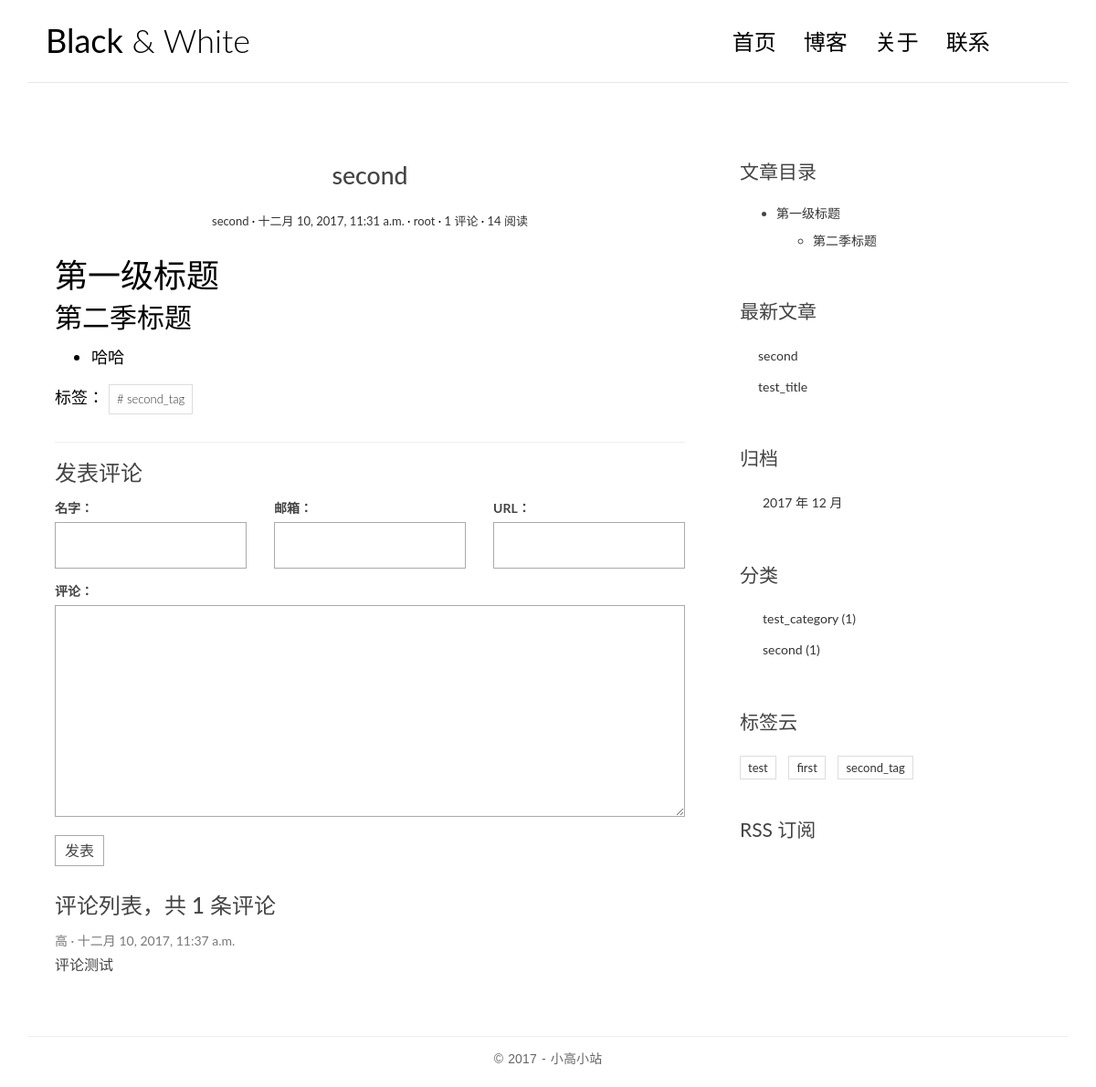
The app's page /post/2/ with its own data.
### blog/models.py (models this page shows, shortened)
@python_2_unicode_compatible
class Post(models.Model):
    title = models.CharField(max_length=70)
    body = models.TextField()
    created_time = models.DateTimeField()
    modified_time = models.DateTimeField()
    excerpt = models.CharField(max_length=200, blank=True)
    views = models.PositiveIntegerField(default=0)
    category = models.ForeignKey(Category, on_delete=models.CASCADE)
    tags = models.ManyToManyField(Tag, blank=True)
    author = models.ForeignKey(User, on_delete=models.CASCADE)
    def get_absolute_url(self):
        return reverse('blog:detail', kwargs={'pk': self.pk})
    class Meta:
        ordering = ['-created_time']
    def increase_views(self):
        self.views += 1
        self.save(update_fields=['views'])
    def save(self, *args, **kwargs):
        if not self.excerpt:
            md = markdown.Markdown(extensions=[
                'markdown.extensions.extra',
                'markdown.extensions.codehilite',
            ])
            self.excerpt = strip_tags(md.convert(self.body))[:54]
        super(Post, self).save(*args, **kwargs)

@python_2_unicode_compatible
class Category(models.Model):
    name = models.CharField(max_length=100)

@python_2_unicode_compatible
class Tag(models.Model):
    name = models.CharField(max_length=100)

### comments/models.py (models this page shows, shortened)
@python_2_unicode_compatible
class Comment(models.Model):
    name = models.CharField(max_length=100)
    email = models.EmailField(max_length=255)
    url = models.URLField(blank=True)
    text = models.TextField()
    created_time = models.DateTimeField(auto_now_add=True)
    post = models.ForeignKey('blog.Post', on_delete=models.CASCADE)

### blog/views.py (the view)
# urls.py: url(r'^post/(?P<pk>[0-9]+)/$', views.PostDetailView.as_view(), name='detail'),
class PostDetailView(DetailView):
    model = Post
    template_name = 'blog/detail.html'
    context_object_name = 'post'
    def get(self, request, *args, **kwargs):
        response = super(PostDetailView, self).get(request, *args, **kwargs)
        self.object.increase_views()
        return response
    def get_object(self, queryset=None):
        post = super(PostDetailView, self).get_object(queryset=None)
        md = markdown.Markdown(extensions=[
            'markdown.extensions.extra',
            'markdown.extensions.codehilite',
            TocExtension(slugify=slugify),
        ])
        post.body = md.convert(post.body)
        post.toc = md.toc
        return post
    def get_context_data(self, **kwargs):
        context = super(PostDetailView, self).get_context_data(**kwargs)
        form = CommentForm()
        comment_list = self.object.comment_set.all()
        context.update({
            'form': form,
            'comment_list': comment_list
        })
        return context

### comments/forms.py
class CommentForm(forms.ModelForm):
    class Meta:
        model = Comment
        fields = ['name', 'email', 'url', 'text']

### blog/templatetags/blog_tags.py (called while the page is built)
@register.simple_tag
def get_recent_posts(num=5):
    return Post.objects.all()[:num]

@register.simple_tag
def archives():
    return Post.objects.dates('created_time', 'month', order='DESC')

@register.simple_tag
def get_categories():
    return Category.objects.annotate(num_posts=Count('post')).filter(num_posts__gt=0)

@register.simple_tag
def get_tags():
    return Tag.objects.annotate(num_posts=Count('post')).filter(num_posts__gt=0)

### templates/blog/detail.html (shortened to what this page needs)
{% extends 'base.html' %}
{% block main %}
    <article class="post post-{{ post.pk }}">
        <header class="entry-header">
            <h1 class="entry-title">{{ post.title }}</h1>
            <div class="entry-meta">
                <span class="post-category">
                    <a href="{% url 'blog:category' post.category.pk %}">{{ post.category.name }}</a></span>
                <span class="post-date"><a href="#"><time class="entry-date"
                                                          datetime="{{ post.created_time }}">{{ post.created_time }}</time></a></span>
                <span class="post-author"><a href="#">{{ post.author }}</a></span>
                <span class="comments-link">
                    <a href="{{ post.get_absolute_url }}#comment-area">{{ post.comment_set.count }} 评论</a></span>
                <span class="views-count"><a href="#">{{ post.views }} 阅读</a></span>
            </div>
        </header>
        <div class="entry-content clearfix">
            {{ post.body|safe }}
            <div class="widget-tag-cloud">
                <ul>
                    标签：
                    {% for tag in post.tags.all %}
                        <li><a href="{% url 'blog:tag' tag.pk %}"># {{ tag.name }}</a></li>
                    {% endfor %}
                </ul>
            </div>
        </div>
    </article>
    <section class="comment-area" id="comment-area">
        <hr>
        <h3>发表评论</h3>
        <form action="{% url 'comments:post_comment' post.pk %}" method="post" class="comment-form">
            <div class="row">
                <div class="col-md-4">
                    <label for="{{ form.name.id_for_label }}">名字：</label>
                    {{ form.name }}
                </div>
                <div class="col-md-4">
                    <label for="{{ form.email.id_for_label }}">邮箱：</label>
                    {{ form.email }}
                </div>
                <div class="col-md-4">
                    <label for="{{ form.url.id_for_label }}">URL：</label>
                    {{ form.url }}
                </div>
                <div class="col-md-12">
                    <label for="{{ form.text.id_for_label }}">评论：</label>
                    {{ form.text }}
                    <button type="submit" class="comment-btn">发表</button>
                </div>
            </div>
        </form>
        <div class="comment-list-panel">
            <h3>评论列表，共 <span>{{ post.comment_set.count }}</span> 条评论</h3>
            <ul class="comment-list list-unstyled">
                {% for comment in comment_list %}
                    <li class="comment-item">
                        <span class="nickname">{{ comment.name }}</span>
                        <time class="submit-date"
                              datetime="{{ comment.created_time }}">{{ comment.created_time }}</time>
                        <div class="text">
                            {{ comment.text }}
                        </div>
                    </li>
                {% empty %}
                    暂无评论
                {% endfor %}
            </ul>
        </div>
    </section>
{% endblock main %}
{% block toc %}
    <div class="widget widget-content">
        <h3 class="widget-title">文章目录</h3>
        {{ post.toc|safe }}
    </div>
{% endblock toc %}

### templates/base.html (shortened to what this page needs)
{% load staticfiles %}
{% load blog_tags %}
<!DOCTYPE html>
<html>
<head>
    <link rel="stylesheet" href="http://code.ionicframework.com/ionicons/2.0.1/css/ionicons.min.css">
    <link rel="stylesheet" href="{% static 'blog/css/bootstrap.min.css' %}">
    <link rel="stylesheet" href="{% static 'blog/css/pace.css' %}">
    <link rel="stylesheet" href="{% static 'blog/css/custom.css' %}">
    <link rel="stylesheet" href="{% static 'blog/css/highlights/github.css' %}">
</head>
<body>
<div class="container">
    <header id="site-header">
        <div class="row">
            <div class="col-md-4 col-sm-5 col-xs-8">
                <div class="logo">
                    <h1><a href="{% url 'blog:index' %}"><b>Black</b> &amp; White</a></h1>
                </div>
            </div>
            <div class="col-md-8 col-sm-7 col-xs-4">
                <nav class="main-nav" role="navigation">
                    <div class="collapse navbar-collapse" id="bs-example-navbar-collapse-1">
                        <ul class="nav navbar-nav navbar-right">
                            <li class="cl-effect-11"><a href="{% url 'blog:index' %}" data-hover="首页">首页</a></li>
                            <li class="cl-effect-11"><a href="#" data-hover="博客">博客</a></li>
                            <li class="cl-effect-11"><a href="#" data-hover="关于">关于</a></li>
                            <li class="cl-effect-11"><a href="#" data-hover="联系">联系</a></li>
                        </ul>
                    </div>
                </nav>
            </div>
        </div>
    </header>
</div>
<div class="content-body">
    <div class="container">
        <div class="row">
            <main class="col-md-8">
                {% block main %}
                {% endblock main %}
            </main>
            <aside class="col-md-4">
                {% block toc %}
                {% endblock toc %}
                <div class="widget widget-recent-posts">
                    <h3 class="widget-title">最新文章</h3>
                    {% get_recent_posts as recent_post_list %}
                    <ul>
                        {% for post in recent_post_list %}
                            <li>
                                <a href="{{ post.get_absolute_url }}">{{ post.title }}</a>
                            </li>
                        {% empty %}
                            暂无文章！
                        {% endfor %}
                    </ul>
                </div>
                <div class="widget widget-archives">
                    <h3 class="widget-title">归档</h3>
                    {% archives as date_list %}
                    <ul>
                        {% for date in date_list %}
                            <li>
                                <a href="{% url 'blog:archives' date.year date.month %}">{{ date.year }}
                                    年 {{ date.month }} 月</a>
                            </li>
                        {% empty %}
                            暂无归档！
                        {% endfor %}
                    </ul>
                </div>
                <div class="widget widget-category">
                    <h3 class="widget-title">分类</h3>
                    {% get_categories as category_list %}
                    <ul>
                        {% for category in category_list %}
                            <li>
                                <a href="{% url 'blog:category' category.pk %}">{{ category.name }} <span
                                        class="post-count">({{ category.num_posts }})</span></a>
                            </li>
                        {% empty %}
                            暂无分类！
                        {% endfor %}
                    </ul>
                </div>
                <div class="widget widget-tag-cloud">
                    <h3 class="widget-title">标签云</h3>
                    {% get_tags as tag_list %}
                    <ul>
                        {% for tag in tag_list %}
                            <li>
                                <a href="{% url 'blog:tag' tag.pk %}">{{ tag.name }}</a>
                            </li>
                        {% empty %}
                            暂无标签！
                        {% endfor %}
                    </ul>
                </div>
                <div class="rss">
                    <a href="{% url 'rss' %}"> RSS 订阅</a>
                </div>
            </aside>
        </div>
    </div>
</div>
<footer id="site-footer">
    <div class="container">
        <div class="row">
            <div class="col-md-12">
                  <p class="copyright">&copy 2017 - 小高小站
                </p>
            </div>
        </div>
    </div>
</footer>
</body>
</html>

### blog/static/blog/css/custom.css (style rules this page uses)
* { outline: none; }
h1, h2, h3, h4, h5, h6 { margin-top: 0; }
b { font-weight: 400; }
a { color: #333; }
body { color: #444; font-family: 'Lato', sans-serif; }
p { font-family: 'Ubuntu', sans-serif; font-weight: 400; word-spacing: 1px; letter-spacing: 0.01em; }
#site-header { background-color: #FFF; padding: 25px 20px; margin-bottom: 40px; border-bottom: 1px solid #e7e7e7; }
.logo h1 a { color: #000; }
.logo h1 { margin: 0; font-family: 'Lato', sans-serif; font-weight: 300; }
.main-nav { margin-top: 11px; max-width: 95%; }
.main-nav a { color: #000000 !important; padding: 0 0 5px 0 !important; margin-right: 30px; font-family: 'Lato', sans-serif; font-weight: 300; font-size: 24px; }
.cl-effect-11 a { padding: 10px 0; color: #0972b4; text-shadow: none; }
.cl-effect-11 a::before { position: absolute; top: 0; left: 0; overflow: hidden; padding: 0 0 5px 0 !important; max-width: 0; border-bottom: 1px solid #000; color: #000; content: attr(data-hover); white-space: nowrap; -webkit-transition: max-width 0.5s; -moz-transition: max-width 0.5s; transition: max-width 0.5s; }
.content-body { padding-bottom: 4em; }
.post { background: #fff; padding: 30px 30px 0; }
.entry-title { text-align: center; font-size: 1.9em; margin-bottom: 20px; line-height: 1.6; padding: 10px 20px 0; }
.entry-meta { text-align: center; color: #DDDDDD; font-size: 13px; margin-bottom: 30px; }
.entry-content { font-size: 18px; line-height: 1.9; font-weight: 300; color: #000; }
.post-category::after, .post-date::after, .post-author::after, .comments-link::after { content: ' ·'; color: #000; }
.widget { background: #fff; padding: 30px 0 0; }
.widget-title { font-size: 1.5em; margin-bottom: 20px; line-height: 1.6; padding: 10px 0 0; font-weight: 400; }
.widget-recent-posts ul { padding: 0; margin: 0; padding-left: 20px; }
.widget-recent-posts ul li { list-style-type: none; position: relative; line-height: 170%; margin-bottom: 10px; }
.widget-recent-posts ul li::before { content: '\f3d3'; font-family: "Ionicons"; position: absolute; left: -17px; top: 3px; font-size: 16px; color: #000; }
.widget-archives ul { padding: 0; margin: 0; padding-left: 25px; }
.widget-archives ul li { list-style-type: none; position: relative; line-height: 170%; margin-bottom: 10px; }
.widget-archives ul li::before { content: '\f3f3'; font-family: "Ionicons"; position: absolute; left: -25px; top: 1px; font-size: 16px; color: #000; }
.widget-category ul { padding: 0; margin: 0; padding-left: 25px; }
.widget-category ul li { list-style-type: none; position: relative; line-height: 170%; margin-bottom: 10px; }
.widget-category ul li::before { content: '\f3fe'; font-family: "Ionicons"; position: absolute; left: -25px; top: 1px; font-size: 18px; color: #000; }
.widget-tag-cloud ul { padding: 0; margin: 0; margin-right: -10px; }
.widget-tag-cloud ul li { list-style-type: none; font-size: 13px; display: inline-block; margin-right: 10px; margin-bottom: 10px; padding: 3px 8px; border: 1px solid #ddd; }
.widget-content ul ul { margin-top: 10px; }
.widget-content ul li { margin-bottom: 10px; }
.rss { font-size: 21px; margin-top: 30px; }
.rss a { color: #444; }
#site-footer { padding-top: 10px; padding: 0 0 1.5em 0; }
.copyright { text-align: center; padding-top: 1em; margin: 0; border-top: 1px solid #eee; color: #666; }
.contact-form input, .comment-form input { border: 1px solid #aaa; margin-bottom: 15px; width: 100%; padding: 15px 15px; font-size: 16px; line-height: 100%; transition: 0.4s border-color linear; }
.contact-form textarea, .comment-form textarea { border: 1px solid #aaa; margin-bottom: 15px; width: 100%; padding: 15px 15px; font-size: 16px; line-height: 20px !important; min-height: 183px; transition: 0.4s border-color linear; }
.comment-area { padding: 0 30px 0; }
.comment-form { margin-top: 15px; }
.comment-form .comment-btn { background-color: #fff; border: 1px solid #aaa; font-size: 16px; padding: 5px 10px; }
.comment-list-panel { margin-top: 30px; }
.comment-list { margin-top: 15px; }
.comment-item .nickname, .comment-item .submit-date { color: #777; font-size: 14px; }
.comment-item .nickname:after { content: ' ·'; }
.comment-item .text { padding-top: 5px; font-size: 16px; }

### records on screen
Post: title "second", category.name "second", created_time "十二月 10, 2017, 11:31 a.m.", author "root", comment_set.count "1", views "14", body "第一级标题 第二季标题 哈哈", toc "第一级标题 第二季标题"
Tag: name "second_tag"
Comment: name "高", created_time "十二月 10, 2017, 11:37 a.m.", text "评论测试"
Post: title "test_title"
Category: name "test_category", num_posts "1"
Category: name "second", num_posts "1"
Tag: name "test"
Tag: name "first"

### other values on screen
{{ date.year }} "2017"
{{ date.month }} "12"
